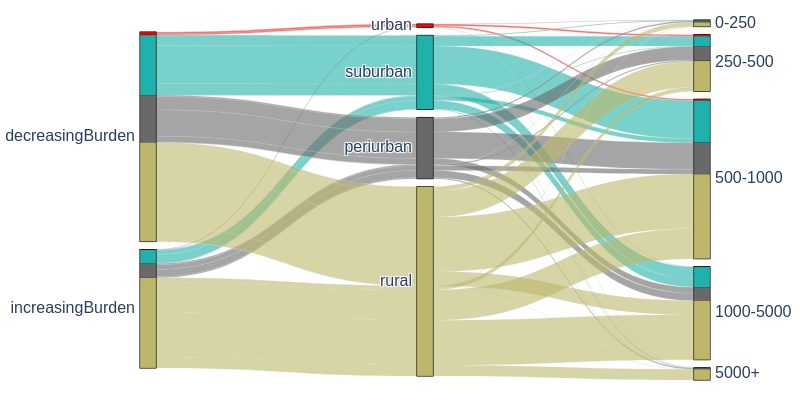

Here is the notebook cell this chart was saved with:
### Code cell
trend_col = 'RBUV_Burden_2050'
infra_col = 'RBUV_perCap_2050'

df_parcats = df[df[trend_col] != 'noChange'].reset_index(drop=True)

# Create a parallel categories plot
# using plotly.graph_objects

infra_dim = go.parcats.Dimension(
    values=df_parcats[infra_col], #categoryorder="category ascending",
    categoryarray= df_parcats[infra_col].unique().sort_values(), label= ''
)

future_trend_dim = go.parcats.Dimension(
    values=df_parcats[trend_col], label=" ", # Burden " + trend_col1[-4:],
    categoryarray = ['decreasingBurden','increasingBurden'],
)

city_dim = go.parcats.Dimension(
    values=df_parcats['city type'], label=" ", # Burden " + trend_col1[-4:],
    categoryarray = ['urban', 'suburban', 'periurban', 'rural'],
)

df_parcats['color_col'] = df_parcats['city type']
df_parcats['color_col'] = df_parcats['color_col'].map({'urban': 1, 'suburban': 2,'periurban':3, 'rural':4,})

# Build colorscale
color = [x for x in df_parcats['color_col']]
colorscale =['red', 'lightseagreen', 'dimgrey', 'darkkhaki'] #

# create figure object
fig = go.Figure(
    data=[
        go.Parcats(
            dimensions=[
                future_trend_dim,  
                city_dim ,           
                infra_dim,              
                ],
            line={"color": color, "colorscale": colorscale, 'shape': 'hspline'},
            hoveron="color",
            hoverinfo="count + probability",
            bundlecolors=True,
            labelfont={"size": 18,"family": "arial"},
            tickfont={"size": 16,"family": "arial"},
            arrangement="freeform",
            
        )
    ]
)

fig.update_layout(
    height=400,
    width=800,
    font=dict(size=20, ),
    margin=dict(l=100, r=50, t=20, b=20))
# fig.update_traces(textposition='inside')
fig

### Figure 1 — Plotly figure (JSON) as saved in the notebook; plotly's stock layout.template omitted (floating-point values rounded to 4 significant figures; data arrays with more than 128 entries replaced by an {"elided": "..."} marker saying what was removed)
{"data": [{"arrangement": "freeform", "bundlecolors": true, "dimensions": [{"categoryarray": ["decreasingBurden", "increasingBurden"], "label": " ", "values": {"elided": "30435 str values"}}, {"categoryarray": ["urban", "suburban", "periurban", "rural"], "label": " ", "values": {"elided": "30435 str values"}}, {"categoryarray": ["0-250", "250-500", "500-1000", "1000-5000", "5000+"], "label": "", "values": {"elided": "30435 str values"}}], "hoverinfo": "count+probability", "hoveron": "color", "labelfont": {"family": "arial", "size": 18}, "line": {"color": {"elided": "30435 int values"}, "colorscale": [[0, "red"], [0.3333, "lightseagreen"], [0.6667, "dimgrey"], [1, "darkkhaki"]], "shape": "hspline"}, "tickfont": {"family": "arial", "size": 16}, "type": "parcats"}], "layout": {"font": {"size": 20}, "height": 400, "margin": {"b": 20, "l": 100, "r": 50, "t": 20}, "width": 800}}
